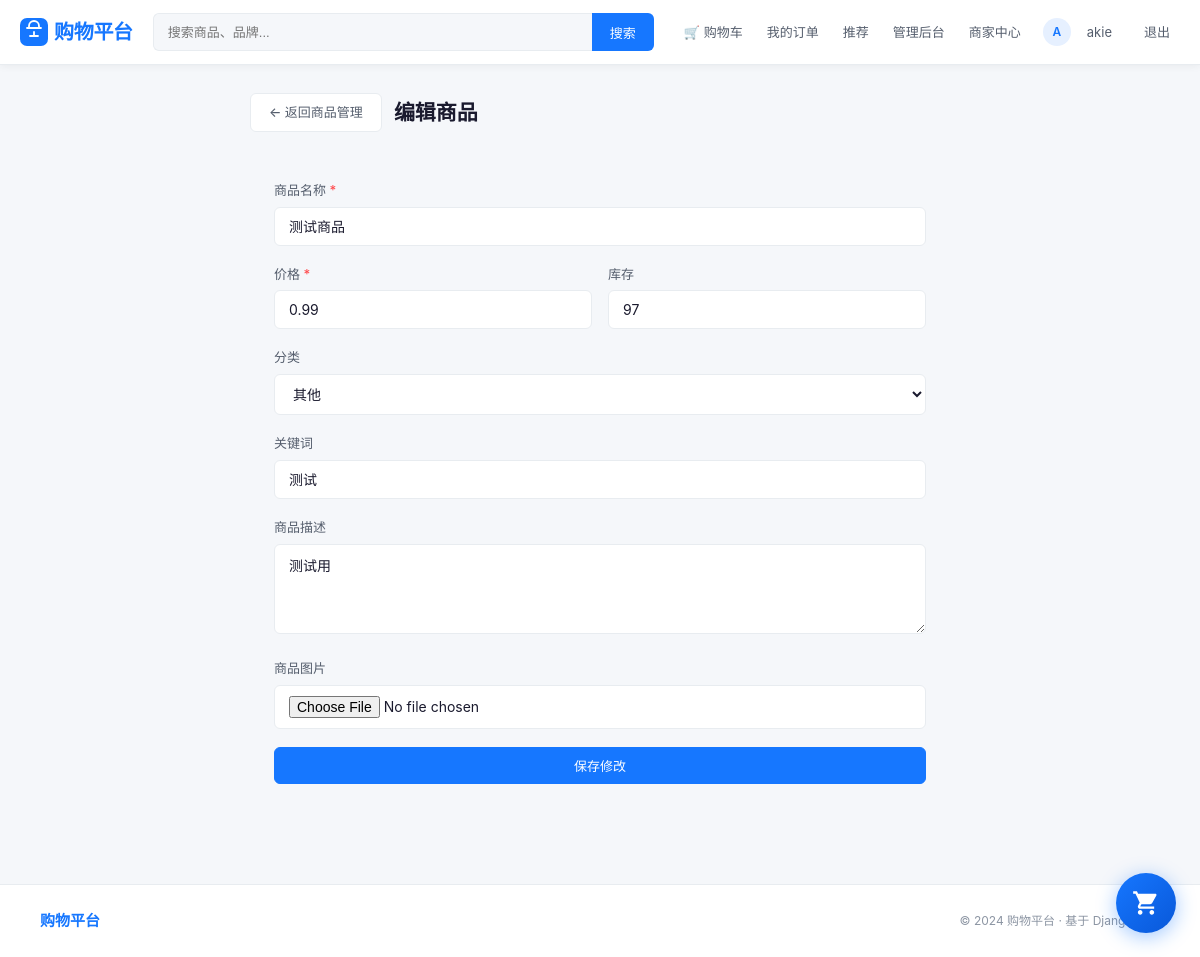
The page /products/20/edit/ (signed in) on the database its author committed.
### user/models.py (models this page shows)
class User(AbstractUser):
    phone = models.CharField('手机号', max_length=20, blank=True)
    avatar = models.ImageField('头像', upload_to='avatars/', blank=True)
    address = models.TextField('默认地址', blank=True)
    @property
    def store_profile(self):
        return getattr(self, 'owned_store', None)
    @property
    def is_store_owner(self):
        return bool(self.store_profile and self.store_profile.is_active)
    class Meta:
        verbose_name = '用户'
        verbose_name_plural = '用户'

### product/models.py (models this page shows, shortened)
class Product(models.Model):
    PRODUCT_STATUS_CHOICES = [
        ('active', '销售中'),
        ('inactive', '已下架'),
        ('violated', '违规下架'),
    ]
    store = models.ForeignKey('store.Store', on_delete=models.CASCADE, verbose_name='店铺', related_name='products', null=True, blank=True)
    category = models.ForeignKey(Category, null=True, blank=True, on_delete=models.SET_NULL, verbose_name='分类')
    name = models.CharField('商品名称', max_length=200)
    keywords = models.CharField('关键词', max_length=255, blank=True)
    description = models.TextField('商品描述', blank=True)
    price = models.DecimalField('价格', max_digits=10, decimal_places=2)
    stock = models.PositiveIntegerField('库存', default=0)
    image = models.ImageField('商品图片', upload_to='products/', blank=True)
    is_active = models.BooleanField('快速上下架', default=True, help_text='用于快速切换商品上下架状态')
    product_status = models.CharField('商品状态', max_length=20, choices=PRODUCT_STATUS_CHOICES, default='active', db_index=True, help_text='active:销售中, inactive:商家下架, violated:管理员强制下架')
    created_at = models.DateTimeField('创建时间', auto_now_add=True)
    sales = models.PositiveIntegerField('销量', default=0)
    class Meta:
        verbose_name = '商品'
        verbose_name_plural = '商品'
        ordering = ['-created_at']

class Category(models.Model):
    name = models.CharField('分类名', max_length=50)
    parent = models.ForeignKey('self', null=True, blank=True, on_delete=models.SET_NULL, verbose_name='父分类')
    class Meta:
        verbose_name = '商品分类'
        verbose_name_plural = '商品分类'

### product/views.py (the view, shortened to what this page needs)
# urls.py: path('products/<int:pk>/edit/', views.product_edit, name='product_edit'),
@login_required
def product_edit(request, pk):
    product = get_object_or_404(Product, pk=pk)
    if not product.store or product.store.owner != request.user:
        messages.error(request, '您没有权限编辑此商品')
        return redirect('/')
    categories = Category.objects.all()
    return render(request, 'product/edit.html', {'product': product, 'categories': categories})

### store/models.py (called while the page is built)
    @property
    def is_active(self):
        return self.status == 'active'

### templates/product/edit.html (shortened to what this page needs)
{% extends 'base.html' %}
{% block content %}
<div style="max-width:700px;margin:0 auto">
  <div style="display:flex;align-items:center;gap:12px;margin-bottom:24px">
    <a href="/store/{{ product.store.id }}/products/" class="btn">← 返回商品管理</a>
    <h2 style="margin:0">编辑商品</h2>
  </div>
  <form method="post" enctype="multipart/form-data" class="card" style="padding:24px">
    <div class="form-group">
      <label>商品名称 <span style="color:var(--red)">*</span></label>
      <input type="text" name="name" value="{{ product.name }}" required>
    </div>
    <div style="display:grid;grid-template-columns:1fr 1fr;gap:16px">
      <div class="form-group">
        <label>价格 <span style="color:var(--red)">*</span></label>
        <input type="number" name="price" step="0.01" min="0" value="{{ product.price }}" required>
      </div>
      <div class="form-group">
        <label>库存</label>
        <input type="number" name="stock" min="0" value="{{ product.stock }}">
      </div>
    </div>
    <div class="form-group">
      <label>分类</label>
      <select name="category">
        {% for cat in categories %}
        <option value="{{ cat.id }}" {% if product.category_id == cat.id %}selected{% endif %}>{{ cat.name }}</option>
        {% endfor %}
      </select>
    </div>
    <div class="form-group">
      <label>关键词</label>
      <input type="text" name="keywords" value="{{ product.keywords }}">
    </div>
    <div class="form-group">
      <label>商品描述</label>
      <textarea name="description" rows="4">{{ product.description }}</textarea>
    </div>
    <div class="form-group">
      <label>商品图片</label>
      <input type="file" name="image" accept="image/*">
    </div>
    <button type="submit" class="btn btn-primary" style="width:100%">保存修改</button>
  </form>
</div>
{% endblock %}

### templates/base.html (shortened to what this page needs)
<!DOCTYPE html>
<html lang="zh-CN">
<head>
<link rel="stylesheet" href="/static/css/style.css">
</head>
<body>
<nav class="navbar">
  <div class="container nav-inner">
    <a href="/" class="logo">
      <svg viewBox="0 0 28 28" fill="none"><rect width="28" height="28" rx="7" fill="#1677ff"/><path d="M7 10h14M9 10V8a5 5 0 0110 0v2M10 18h8M14 14v4" stroke="#fff" stroke-width="1.8" stroke-linecap="round"/></svg>
      购物平台
    </a>
    <div class="nav-search">
      <form action="/products/" method="get">
        <input type="text" name="q" placeholder="搜索商品、品牌..." value="{{ request.GET.q }}">
        <button type="submit">搜索</button>
      </form>
    </div>
    <div class="nav-links">
      {% if user.is_authenticated %}
        <a href="/order/cart/">🛒 购物车</a>
        <a href="/order/orders/">我的订单</a>
        <a href="/recommendations/">推荐</a>
        {% if user.is_staff %}<a href="/manage/dashboard/">管理后台</a>{% endif %}
        {% if user.is_store_owner %}
          <a href="/store/{{ user.store_profile.id }}/dashboard/">商家中心</a>
        {% else %}
          <a href="/store/apply/">开店</a>
        {% endif %}
        <span class="nav-user-name">
          <span class="nav-avatar">{{ user.username|slice:":1"|upper }}</span>
          <a href="/user/profile/">{{ user.username }}</a>
        </span>
        <a href="/user/logout/">退出</a>
      {% else %}
        <a href="/user/login/">登录</a>
        <a href="/user/register/" class="nav-btn">免费注册</a>
      {% endif %}
    </div>
  </div>
</nav>
<div class="container main-content">
  {% block content %}{% endblock %}
</div>
<footer class="footer">
  <div class="container footer-inner">
    <span class="footer-brand">购物平台</span>
    <span class="footer-copy">© 2024 购物平台 · 基于 Django 开发</span>
  </div>
</footer>
{% if user.is_authenticated %}
<a href="/order/cart/" class="cart-float-btn">
</a>
{% endif %}
</body>
</html>

### static/css/style.css (style rules this page uses)
*, *::before, *::after { box-sizing: border-box; margin: 0; padding: 0; }
:root { --blue: #1677ff; --blue-dark: #0958d9; --blue-light: #e6f0ff; --blue-pale: #f0f5ff; --text: #1a1a2e; --text-2: #555e6d; --text-3: #8c95a3; --border: #e8ecf0; --bg: #f5f7fa; --white: #ffffff; --red: #ff4d4f; --green: #52c41a; --orange: #fa8c16; --radius: 10px; --radius-sm: 6px; --shadow: 0 2px 12px rgba(22,119,255,.08); --shadow-md: 0 4px 24px rgba(22,119,255,.13); --transition: .18s ease; }
html { scroll-behavior: smooth; }
body { font-family: -apple-system, 'PingFang SC', 'Microsoft YaHei', sans-serif; background: var(--bg); color: var(--text); font-size: 14px; line-height: 1.6; }
a { color: var(--blue); text-decoration: none; transition: color var(--transition); }
.container { max-width: 1200px; margin: 0 auto; padding: 0 20px; }
.navbar { background: var(--white); border-bottom: 1px solid var(--border); position: sticky; top: 0; z-index: 200; box-shadow: 0 1px 8px rgba(0,0,0,.06); }
.nav-inner { display: flex; align-items: center; gap: 20px; height: 64px; }
.logo { font-size: 1.25rem; font-weight: 700; color: var(--blue); display: flex; align-items: center; gap: 6px; flex-shrink: 0; letter-spacing: -.3px; }
.logo svg { width: 28px; height: 28px; }
.nav-search { flex: 1; max-width: 520px; }
.nav-search form { display: flex; }
.nav-search input { flex: 1; height: 38px; padding: 0 14px; border: 1.5px solid var(--border); border-right: none; border-radius: var(--radius-sm) 0 0 var(--radius-sm); font-size: 13px; outline: none; background: var(--bg); transition: border-color var(--transition); }
.nav-search button { height: 38px; padding: 0 18px; background: var(--blue); color: var(--white); border: none; border-radius: 0 var(--radius-sm) var(--radius-sm) 0; font-size: 13px; cursor: pointer; transition: background var(--transition); white-space: nowrap; }
.nav-links { display: flex; align-items: center; gap: 4px; flex-shrink: 0; }
.nav-links a { padding: 6px 10px; border-radius: var(--radius-sm); font-size: 13px; color: var(--text-2); transition: background var(--transition), color var(--transition); }
.nav-user-name { font-size: 13px; color: var(--text-2); padding: 6px 8px; display: flex; align-items: center; gap: 6px; }
.nav-avatar { width: 28px; height: 28px; border-radius: 50%; background: var(--blue-light); color: var(--blue); display: inline-flex; align-items: center; justify-content: center; font-size: 12px; font-weight: 600; }
.main-content { padding: 28px 20px; min-height: calc(100vh - 130px); }
.btn { display: inline-flex; align-items: center; justify-content: center; gap: 5px; padding: 8px 18px; border-radius: var(--radius-sm); border: 1.5px solid var(--border); background: var(--white); font-size: 13px; color: var(--text-2); cursor: pointer; transition: all var(--transition); white-space: nowrap; font-weight: 500; }
.btn-primary { background: var(--blue); color: #fff !important; border-color: var(--blue); }
.form-group { margin-bottom: 18px; }
.form-group label { display: block; font-size: 13px; font-weight: 500; color: var(--text-2); margin-bottom: 6px; }
.form-group input, .form-group textarea, .form-group select { width: 100%; padding: 10px 14px; border: 1.5px solid var(--border); border-radius: var(--radius-sm); font-size: 14px; color: var(--text); background: var(--white); outline: none; transition: border-color var(--transition), box-shadow var(--transition); font-family: inherit; }
.footer { background: var(--white); border-top: 1px solid var(--border); padding: 24px 20px; margin-top: 48px; }
.footer-inner { display: flex; justify-content: space-between; align-items: center; flex-wrap: wrap; gap: 12px; }
.footer-brand { font-size: 15px; font-weight: 700; color: var(--blue); }
.footer-copy { font-size: 12px; color: var(--text-3); }
.cart-float-btn { position: fixed; bottom: 24px; right: 24px; width: 60px; height: 60px; background: linear-gradient(135deg, #1677ff 0%, #0958d9 100%); border-radius: 50%; box-shadow: 0 4px 20px rgba(22, 119, 255, 0.4); display: flex; align-items: center; justify-content: center; cursor: pointer; z-index: 1000; transition: transform 0.3s cubic-bezier(0.34, 1.56, 0.64, 1); }
.cart-icon-svg { width: 28px; height: 28px; fill: #fff; }

### rows shown on the page
User: username "A", username "akie"
Product: name "测试商品", price "0.99", stock "97", category "其他", keywords "测试", description "测试用"
